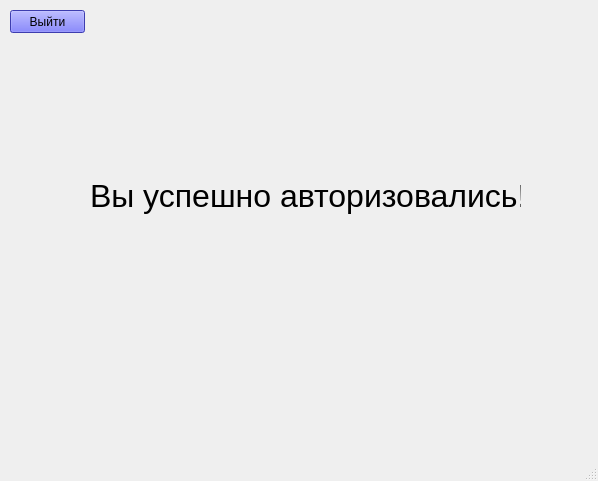
<?xml version="1.0" encoding="UTF-8"?>
<ui version="4.0">
 <class>kabinet</class>
 <widget class="QMainWindow" name="kabinet">
  <property name="geometry">
   <rect>
    <x>0</x>
    <y>0</y>
    <width>598</width>
    <height>481</height>
   </rect>
  </property>
  <property name="windowTitle">
   <string>Личный кабинет</string>
  </property>
  <widget class="QWidget" name="centralwidget">
   <widget class="QLabel" name="label">
    <property name="geometry">
     <rect>
      <x>90</x>
      <y>120</y>
      <width>431</width>
      <height>151</height>
     </rect>
    </property>
    <property name="font">
     <font>
      <family>MS Shell Dlg 2</family>
      <pointsize>24</pointsize>
     </font>
    </property>
    <property name="text">
     <string>Вы успешно авторизовались!</string>
    </property>
   </widget>
   <widget class="QPushButton" name="exitkab">
    <property name="geometry">
     <rect>
      <x>10</x>
      <y>10</y>
      <width>75</width>
      <height>23</height>
     </rect>
    </property>
    <property name="styleSheet">
     <string notr="true">background-color: #5555F5</string>
    </property>
    <property name="text">
     <string>Выйти</string>
    </property>
   </widget>
  </widget>
  <widget class="QMenuBar" name="menubar">
   <property name="geometry">
    <rect>
     <x>0</x>
     <y>0</y>
     <width>598</width>
     <height>21</height>
    </rect>
   </property>
  </widget>
  <widget class="QStatusBar" name="statusbar"/>
 </widget>
 <resources/>
 <connections/>
</ui>
